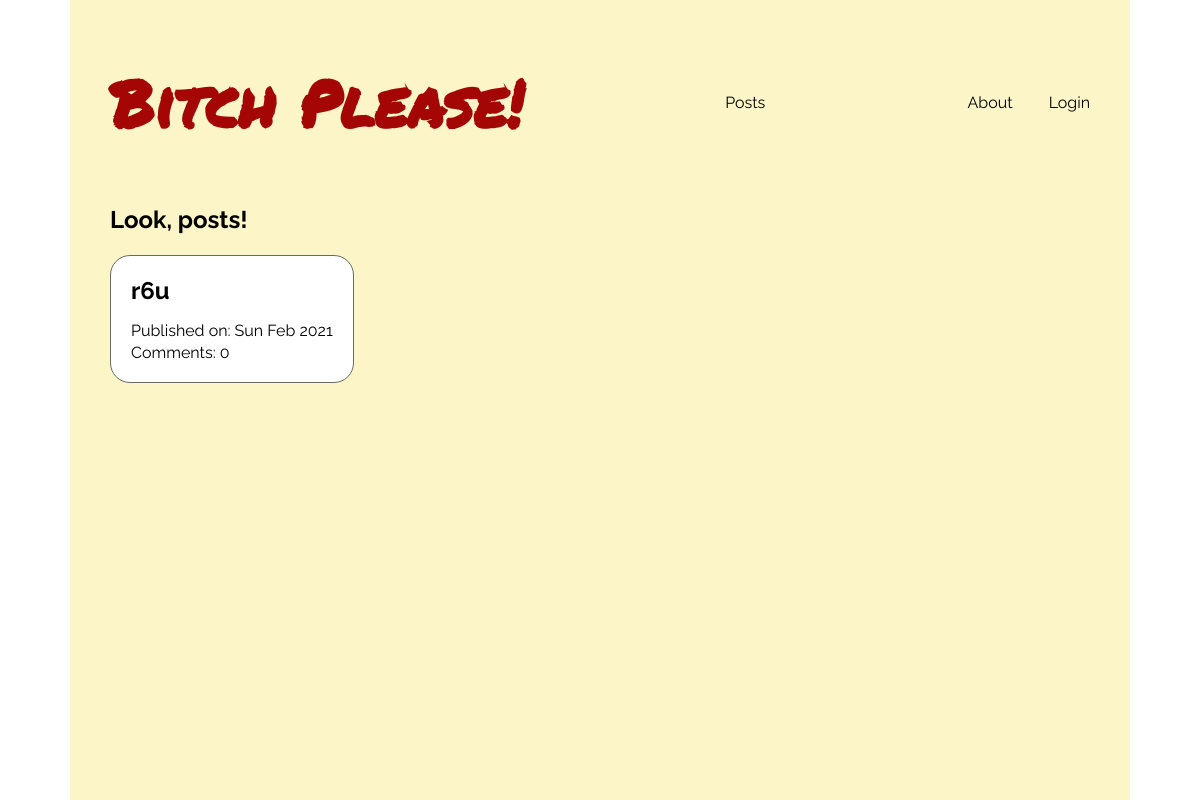
/posts/, run on an earlier commit of the app's database.
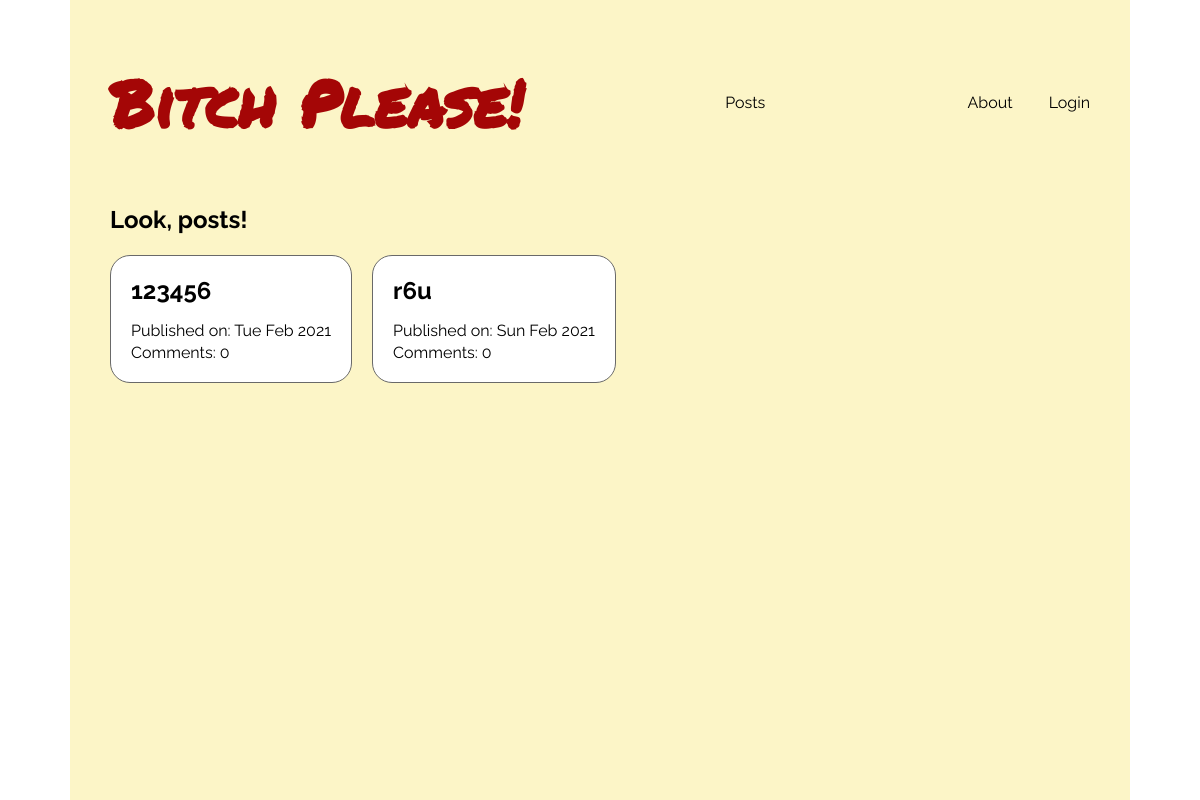
And on a later commit of the database.
### blog/models.py (models this page shows, shortened)
class Post(models.Model):
    author = models.ForeignKey('auth.User', on_delete=models.CASCADE)
    title = models.CharField(max_length=200)
    text = models.TextField()
    created_date = models.DateTimeField(default=timezone.now)
    published_date = models.DateTimeField(blank = True, null = True)
    def approve_comments(self):
        return self.comments.filter(approved_comment = True)

### blog/views.py (the view)
# urls.py: path('posts/', views.PostListView.as_view(), name = 'post_list'),
class PostListView(ListView):
    model = Post
    def get_queryset(self):
        return Post.objects.filter(published_date__lte=timezone.now()).order_by('-published_date')

### blog/templates/blog/post_list.html
{% extends "base.html" %}
{% block content %}
    <section class="container">
        <h2>Look, posts!</h2>
        <div class="flex wrap">
            {% for post in post_list %}
                <div class="post-card">
                    <h2><a href="{% url 'blog:post_detail' pk=post.pk %}"> {{ post.title }}</a></h2>
                    <div>
                        <p>Published on: {{ post.published_date|date:"D M Y" }}</p>
                    </div>
                    <a href="{% url 'blog:post_detail' pk=post.pk %}">Comments: {{ post.approve_comments.count }}</a>
                </div>
            {% endfor %}
        </div>
    </section>
{% endblock %}

What changed in the data, as far as the page shows it:
now on this page (row edited): Post: title "123456", published_date "Tue Feb 2021", approve_comments.count "0"
